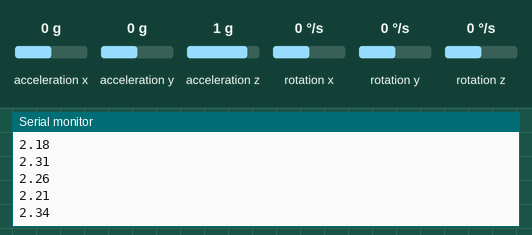
This sketch was run on a simulated Arduino Uno, built with avr-gcc and run on an emulated ATmega328P. Parts: the last lines printed to the serial monitor. The test bench sets the inputs (shaded band); at power-on: acceleration x 0 g, acceleration y 0 g, acceleration z 1 g, rotation x 0 °/s, rotation y 0 °/s, rotation z 0 °/s.

Above: at 1.2 s.
1.3 s: acceleration x set to -1.4 g
At 1.8 s:
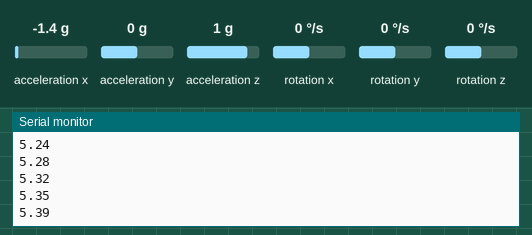
2.8 s: acceleration y set to -1.4 g
At 3.8 s:
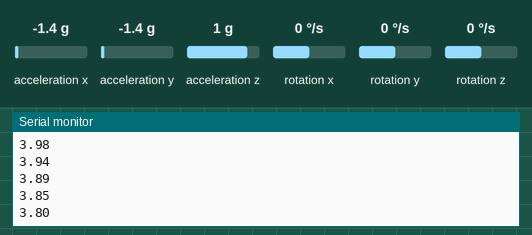
4.3 s: acceleration z set to -1.4 g
At 5.0 s:
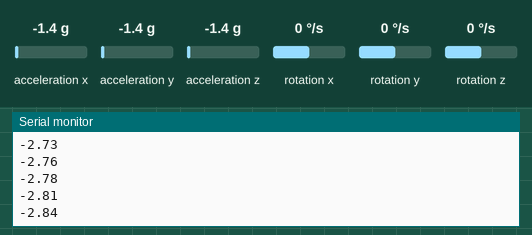
5.8 s: rotation x set to -192 °/s
At 6.6 s:
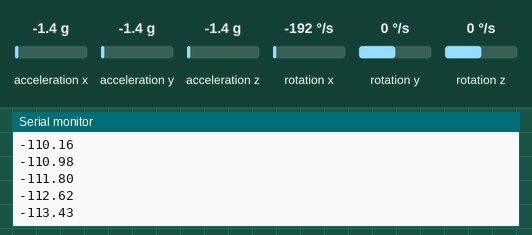
7.3 s: rotation y set to -192 °/s
At 8.3 s:
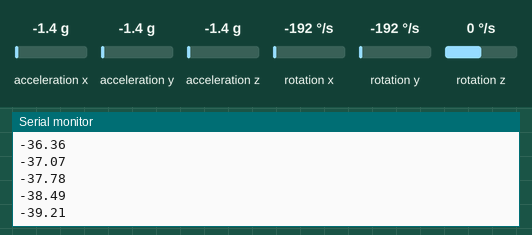
Timing chart, 0 to 9.8 s (numbered marks = the images above; inputs shaded):
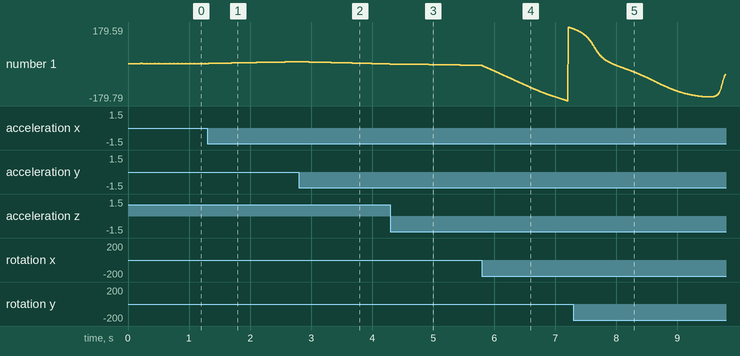

The sketch:

MadgwickPIDTest.ino
```cpp
#include <MadgwickAHRS.h>
#include <MPU6050.h>
#if I2CDEV_IMPLEMENTATION == I2CDEV_ARDUINO_WIRE
    #include "Wire.h"
#endif

Madgwick filter;
MPU6050 accGyro;

int16_t ax, ay, az;
int16_t gx, gy, gz;
int offax, offay, offaz, offgx, offgy, offgz;
float roll, pitch, yaw;

int testDelta;

long lastTime, currTime;

void setup() {
  #if I2CDEV_IMPLEMENTATION == I2CDEV_ARDUINO_WIRE
        Wire.begin();
  #elif I2CDEV_IMPLEMENTATION == I2CDEV_BUILTIN_FASTWIRE
        Fastwire::setup(400, true);
  #endif
  Serial.begin(19200);
  lastTime = micros();
  filter.begin(125);
  accGyro.initialize();
  accGyro.setFullScaleGyroRange(MPU6050_GYRO_FS_500);
  accGyro.setFullScaleAccelRange(MPU6050_ACCEL_FS_2);

  offax = 950;
  offay = 590;
  offaz = -1100;
  offgx = 670;
  offgy = -100;
  offgz = -57;
}

void loop() {
  currTime = micros();
  if (currTime - lastTime >= 1000) {
    accGyro.getMotion6(&ax, &ay, &az, &gx, &gy, &gz);

    ax += offax;
    ay += offay;
    az += offaz;
    gx += offgx;
    gy += offgy;
    gz += offgz;

    float ax_f = convertRawAcceleration(ax);
    float ay_f = convertRawAcceleration(ay);
    float az_f = convertRawAcceleration(az);
    float gx_f = convertRawGyro(gx);
    float gy_f = convertRawGyro(gy);
    float gz_f = convertRawGyro(gz);

    filter.updateIMU(gx_f, gy_f, gz_f, ax_f, ay_f, az_f);

    //testDelta = micros()-lastTime;
    //Serial.println(testDelta);

    pitch = filter.getPitch();
    roll = filter.getRoll();

    Serial.println(roll);

    /*Serial.print(500);
    Serial.print("\t");
    Serial.print(gx_f);
    Serial.print("\t");
    Serial.print(gy_f);
    Serial.print("\t");
    Serial.print(gz_f);
    Serial.print("\t");
    Serial.println(-500);*/

    lastTime = currTime;
  }
}


float convertRawGyro(int gRaw) {
  // since we are using 250 degrees/seconds range
  // -250 maps to a raw value of -32768
  // +250 maps to a raw value of 32767

  float g = ((float)gRaw * 250.0) / 32768.0;
  return g;
}

float convertRawAcceleration(int aRaw) {
  // since we are using 2G range
  // -2g maps to a raw value of -32768
  // +2g maps to a raw value of 32767

  float a = ((float)aRaw * 2.0) / 32768.0;
  return a;
}

/*
 * Zkontrolovat rozsahy Gyro
 * Poslat:
 * sekundu: naklopit o 90/180 a zpátky
 * 3 sekundy/2 sekundy/1 sekunda
 * Akcelerace: 9,81 (1)
 * podle toho kde leží: 1, -1
 * O jednu matku na patro navíc
 * Výpis Serial + plotter
 * oddělené TAB (gx gy gz)
 *
 */
```

Measured:
- after the input at 1.3 s, the serial monitor: prints a new line at once (image 1)
- plotted number 1: 2.27 → 10.62 after the input at 1.3 s
